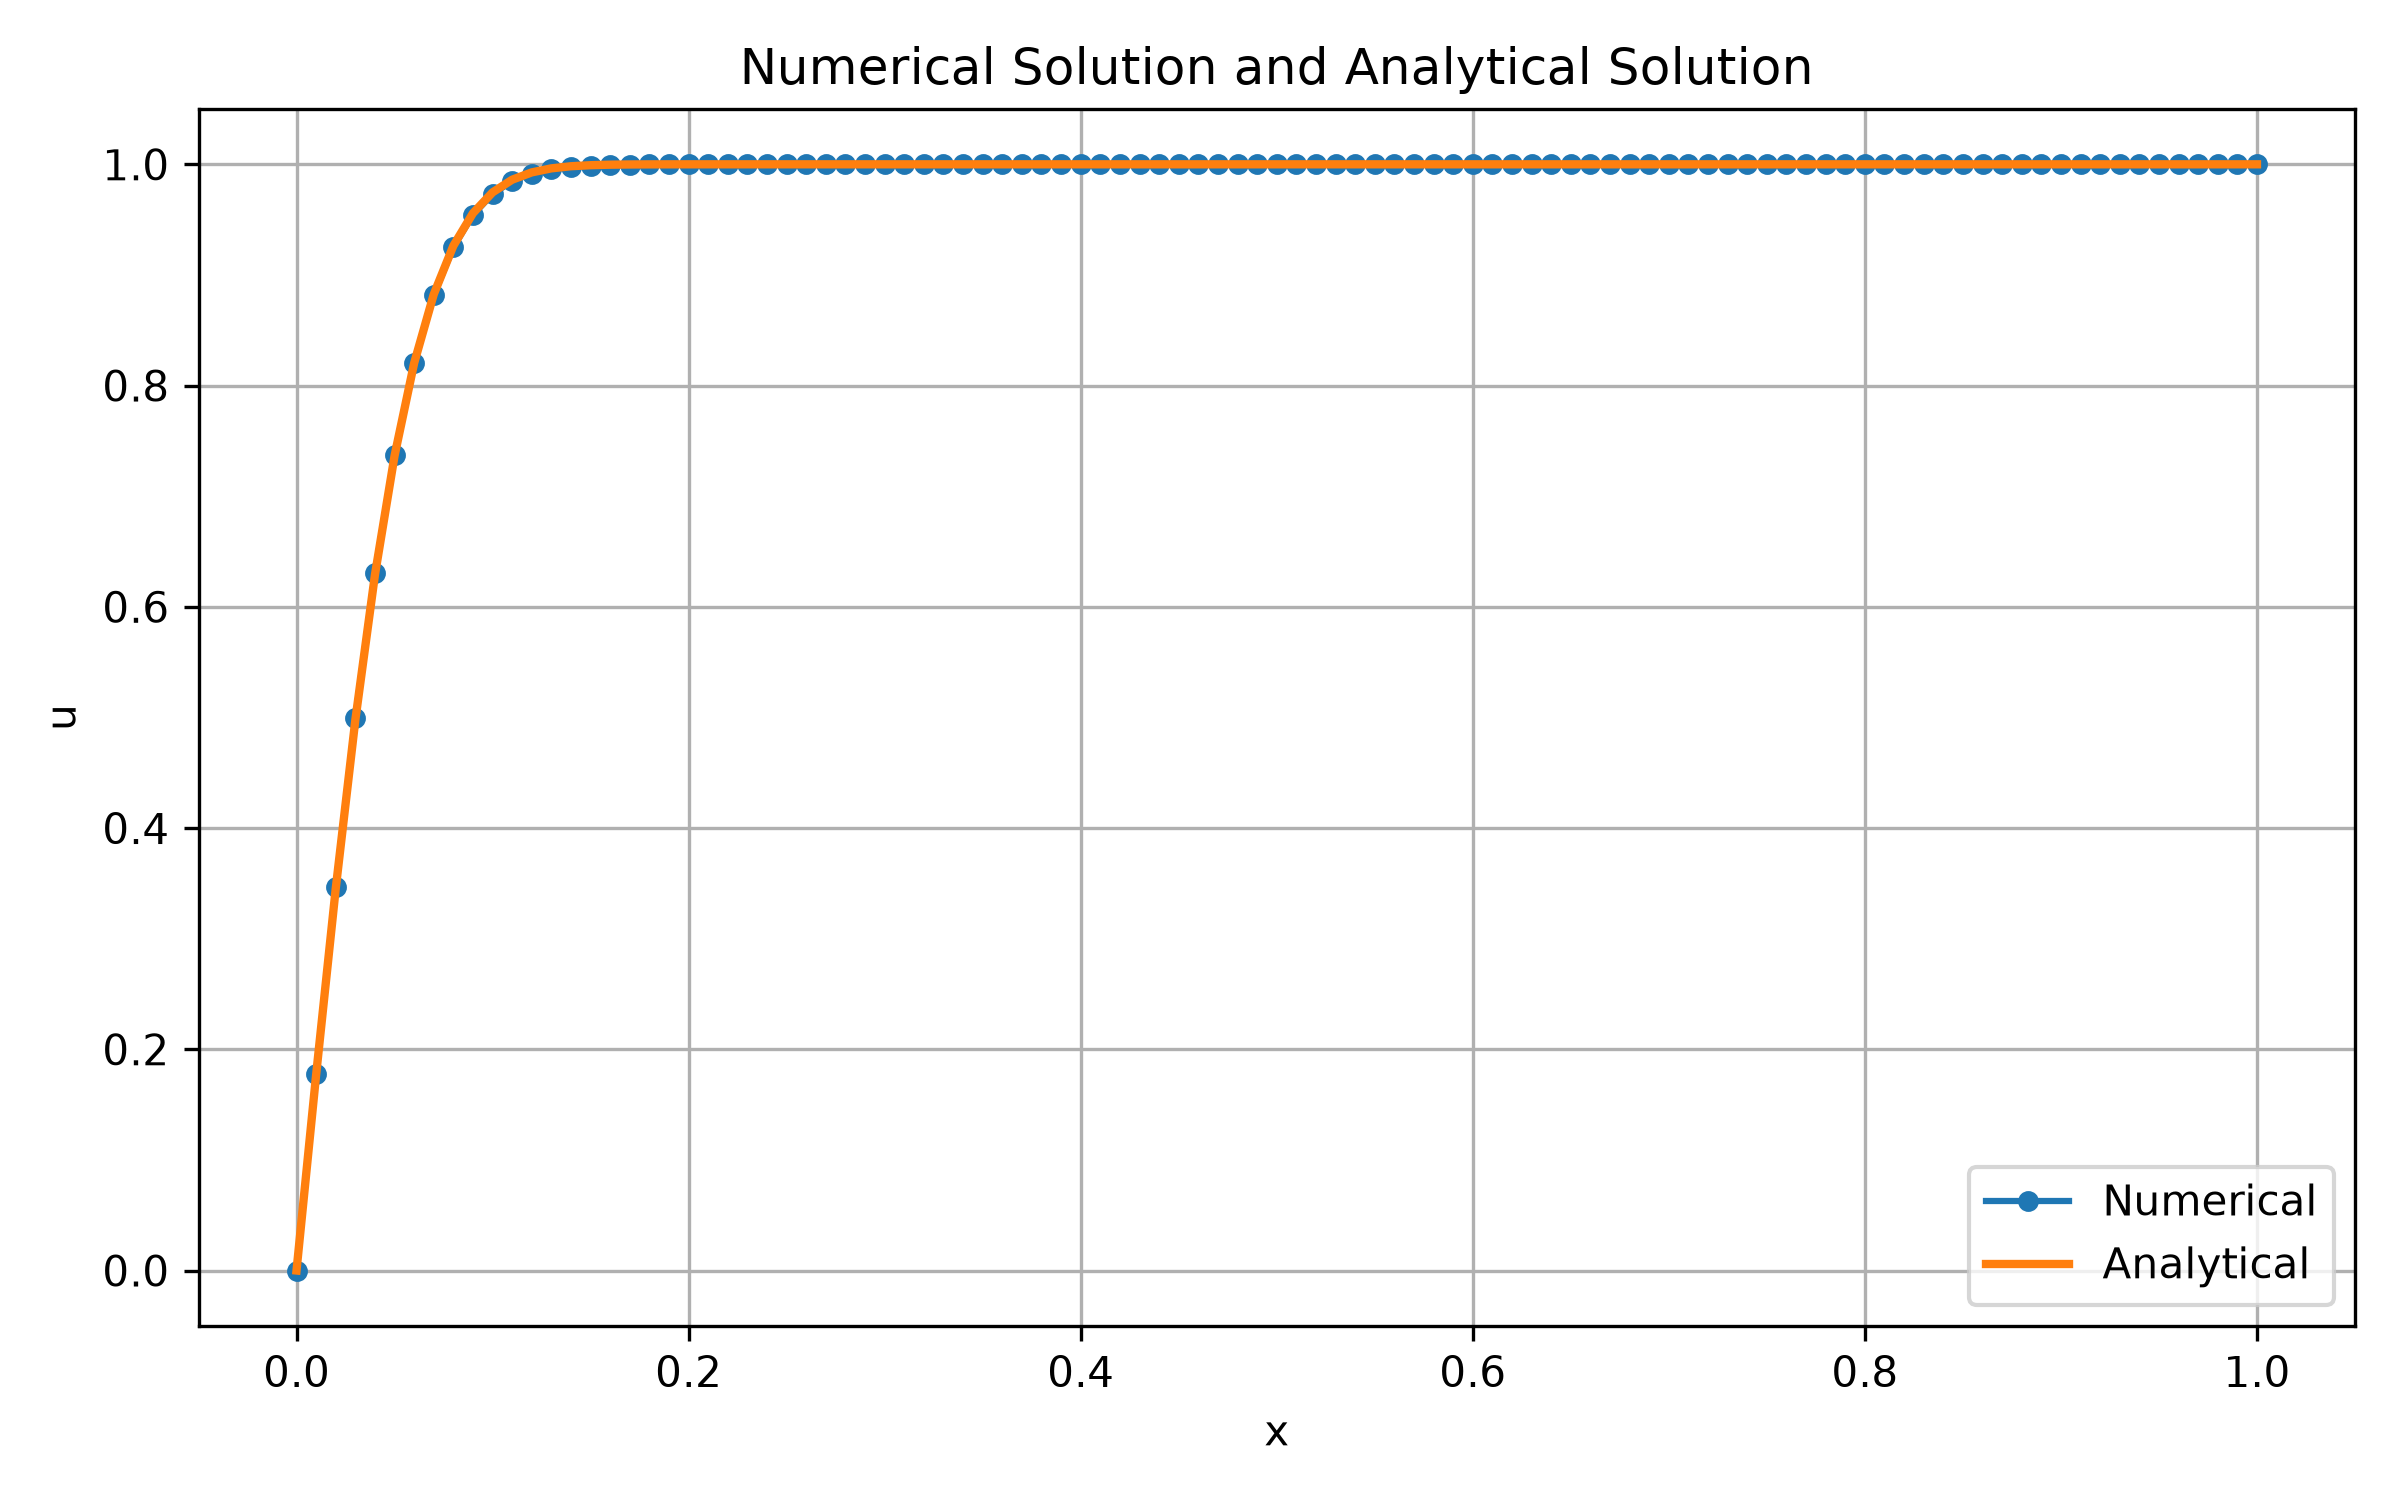

The Python source for this figure:
import pandas as pd
import matplotlib.pyplot as plt

# =====================================================
# CSVファイルの読み込み
# =====================================================
data = pd.read_csv("inkaihou.csv")

# データの取り出し
x = data["座標"]
u_num = data["数値解"]
u_exact = data["解析解"]
error = data["誤差"]

# =====================================================
# 数値解と解析解
# =====================================================
plt.figure(figsize=(8, 5))

plt.plot(x, u_num, "o-", markersize=4, label="Numerical")
plt.plot(x, u_exact, "-", linewidth=2, label="Analytical")

plt.xlabel("x")
plt.ylabel("u")
plt.title("Numerical Solution and Analytical Solution")
plt.grid(True)
plt.legend()

plt.tight_layout()
plt.savefig("inkaihou.png", dpi=300)
plt.savefig("inkaihou.pdf")
plt.show()

# =====================================================
# 誤差分布
# =====================================================
plt.figure(figsize=(8, 5))

plt.plot(x, error, "r-o", markersize=4)

plt.xlabel("x")
plt.ylabel("Error")
plt.title("Error Distribution")
plt.grid(True)

plt.tight_layout()
plt.savefig("errorin.png", dpi=300)
plt.savefig("errorin.pdf")
plt.show()
